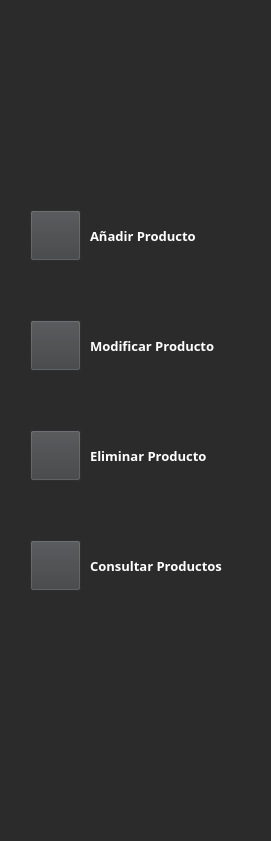
      <widget class="QWidget" name="widget_7" native="true">
       <property name="geometry">
        <rect>
         <x>10</x>
         <y>0</y>
         <width>271</width>
         <height>841</height>
        </rect>
       </property>
       <property name="styleSheet">
        <string notr="true">background-color: #2b2b2b;
color:#ffffff</string>
       </property>
       <widget class="QPushButton" name="pushButton_8">
        <property name="geometry">
         <rect>
          <x>30</x>
          <y>210</y>
          <width>51</width>
          <height>51</height>
         </rect>
        </property>
        <property name="styleSheet">
         <string notr="true">background-color: #3f4042;</string>
        </property>
        <property name="text">
         <string/>
        </property>
        <property name="icon">
         <iconset resource="../resources.qrc">
          <normaloff>:/interfaz /assets/interfaz principal/segunda barra lateral/agregar.png</normaloff>:/interfaz /assets/interfaz principal/segunda barra lateral/agregar.png</iconset>
        </property>
        <property name="iconSize">
         <size>
          <width>25</width>
          <height>25</height>
         </size>
        </property>
       </widget>
       <widget class="QLabel" name="label_30">
        <property name="geometry">
         <rect>
          <x>90</x>
          <y>220</y>
          <width>141</width>
          <height>31</height>
         </rect>
        </property>
        <property name="font">
         <font>
          <family>Rockwell</family>
          <pointsize>10</pointsize>
          <bold>true</bold>
         </font>
        </property>
        <property name="styleSheet">
         <string notr="true">color: rgb(255, 255, 255);
background-color: transparent;</string>
        </property>
        <property name="text">
         <string>Añadir Producto</string>
        </property>
       </widget>
       <widget class="QPushButton" name="pushButton_15">
        <property name="geometry">
         <rect>
          <x>30</x>
          <y>320</y>
          <width>51</width>
          <height>51</height>
         </rect>
        </property>
        <property name="styleSheet">
         <string notr="true">background-color: #3f4042;</string>
        </property>
        <property name="text">
         <string/>
        </property>
        <property name="icon">
         <iconset resource="../resources.qrc">
          <normaloff>:/interfaz /assets/interfaz principal/segunda barra lateral/archivo-de-edicion.png</normaloff>:/interfaz /assets/interfaz principal/segunda barra lateral/archivo-de-edicion.png</iconset>
        </property>
        <property name="iconSize">
         <size>
          <width>25</width>
          <height>25</height>
         </size>
        </property>
       </widget>
       <widget class="QLabel" name="label_31">
        <property name="geometry">
         <rect>
          <x>90</x>
          <y>330</y>
          <width>151</width>
          <height>31</height>
         </rect>
        </property>
        <property name="font">
         <font>
          <family>Rockwell</family>
          <pointsize>10</pointsize>
          <bold>true</bold>
         </font>
        </property>
        <property name="styleSheet">
         <string notr="true">color: rgb(255, 255, 255);
background-color: transparent;</string>
        </property>
        <property name="text">
         <string>Modificar Producto</string>
        </property>
       </widget>
       <widget class="QPushButton" name="pushButton_17">
        <property name="geometry">
         <rect>
          <x>30</x>
          <y>430</y>
          <width>51</width>
          <height>51</height>
         </rect>
        </property>
        <property name="styleSheet">
         <string notr="true">background-color: #3f4042;</string>
        </property>
        <property name="text">
         <string/>
        </property>
        <property name="icon">
         <iconset resource="../resources.qrc">
          <normaloff>:/interfaz /assets/interfaz principal/segunda barra lateral/basura.png</normaloff>:/interfaz /assets/interfaz principal/segunda barra lateral/basura.png</iconset>
        </property>
        <property name="iconSize">
         <size>
          <width>25</width>
          <height>25</height>
         </size>
        </property>
       </widget>
       <widget class="QLabel" name="label_32">
        <property name="geometry">
         <rect>
          <x>90</x>
          <y>440</y>
          <width>141</width>
          <height>31</height>
         </rect>
        </property>
        <property name="font">
         <font>
          <family>Rockwell</family>
          <pointsize>10</pointsize>
          <bold>true</bold>
         </font>
        </property>
        <property name="styleSheet">
         <string notr="true">color: rgb(255, 255, 255);
background-color: transparent;</string>
        </property>
        <property name="text">
         <string>Eliminar Producto</string>
        </property>
       </widget>
       <widget class="QLabel" name="label_33">
        <property name="geometry">
         <rect>
          <x>90</x>
          <y>550</y>
          <width>151</width>
          <height>31</height>
         </rect>
        </property>
        <property name="font">
         <font>
          <family>Rockwell</family>
          <pointsize>10</pointsize>
          <bold>true</bold>
         </font>
        </property>
        <property name="styleSheet">
         <string notr="true">color: rgb(255, 255, 255);
background-color: transparent;</string>
        </property>
        <property name="text">
         <string>Consultar Productos</string>
        </property>
       </widget>
       <widget class="QPushButton" name="pushButton_18">
        <property name="geometry">
         <rect>
          <x>30</x>
          <y>540</y>
          <width>51</width>
          <height>51</height>
         </rect>
        </property>
        <property name="styleSheet">
         <string notr="true">background-color: #3f4042;</string>
        </property>
        <property name="text">
         <string/>
        </property>
        <property name="icon">
         <iconset resource="../resources.qrc">
          <normaloff>:/interfaz /assets/interfaz principal/segunda barra lateral/buscar-alt.png</normaloff>:/interfaz /assets/interfaz principal/segunda barra lateral/buscar-alt.png</iconset>
        </property>
        <property name="iconSize">
         <size>
          <width>25</width>
          <height>25</height>
         </size>
        </property>
       </widget>
      </widget>
